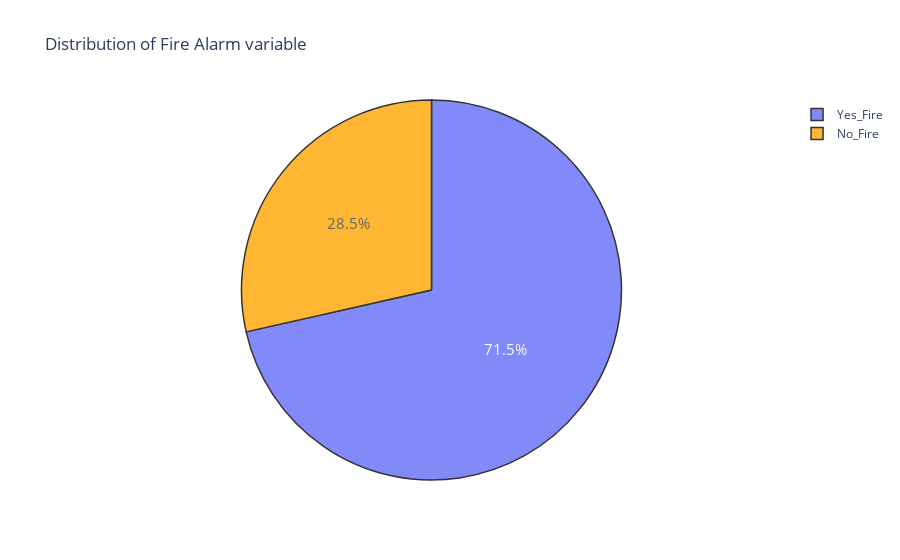

The notebook cell this image was saved under:
### Code cell
trace = go.Pie(labels = ['Yes_Fire', 'No_Fire'], values = data['Fire Alarm'].value_counts(), 
               textfont=dict(size=15), opacity = 0.8,
               marker=dict(colors=['ldarkblue','orange'], 
                           line=dict(color='#000000', width=1.5)))


layout = dict(title =  'Distribution of Fire Alarm variable')
           
fig = dict(data = [trace], layout=layout)
py.iplot(fig)

### Figure 1 — Plotly figure (JSON) as saved in the notebook; plotly's stock layout.template omitted (floating-point values rounded to 4 significant figures)
{"data": [{"labels": ["Yes_Fire", "No_Fire"], "marker": {"colors": ["ldarkblue", "orange"], "line": {"color": "#000000", "width": 1.5}}, "opacity": 0.8, "textfont": {"size": 15}, "type": "pie", "values": [44757, 17873]}], "layout": {"title": {"text": "Distribution of Fire Alarm variable"}}}
